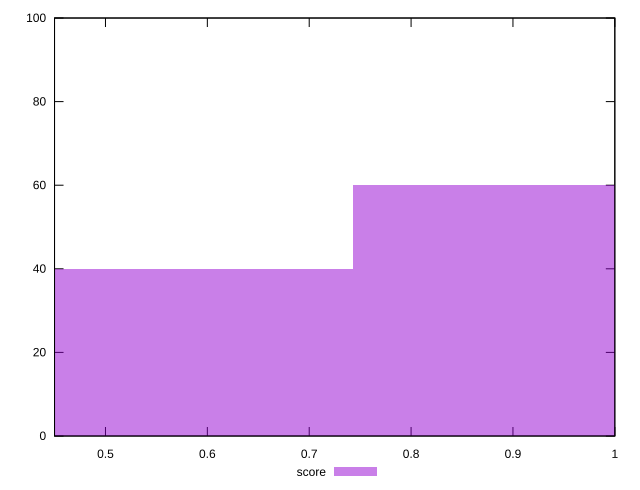

Write gnuplot code to recreate this figure.
reset

$score <<EOF
0.49525289380401155 40
0.9905057876080231 60
EOF

set key outside below
set boxwidth 0.49525289380401155
set xrange [0.45:1]
set yrange [0:100]
set trange [0:100]
set style fill transparent solid 0.5 noborder
set terminal svg size 640, 490 enhanced background rgb 'white'
set output "reports/report_00027_2021-02-24T12-40-31.850Z/uses-http2/samples/astro/score/histogram.svg"

plot $score title "score" with boxes

reset
